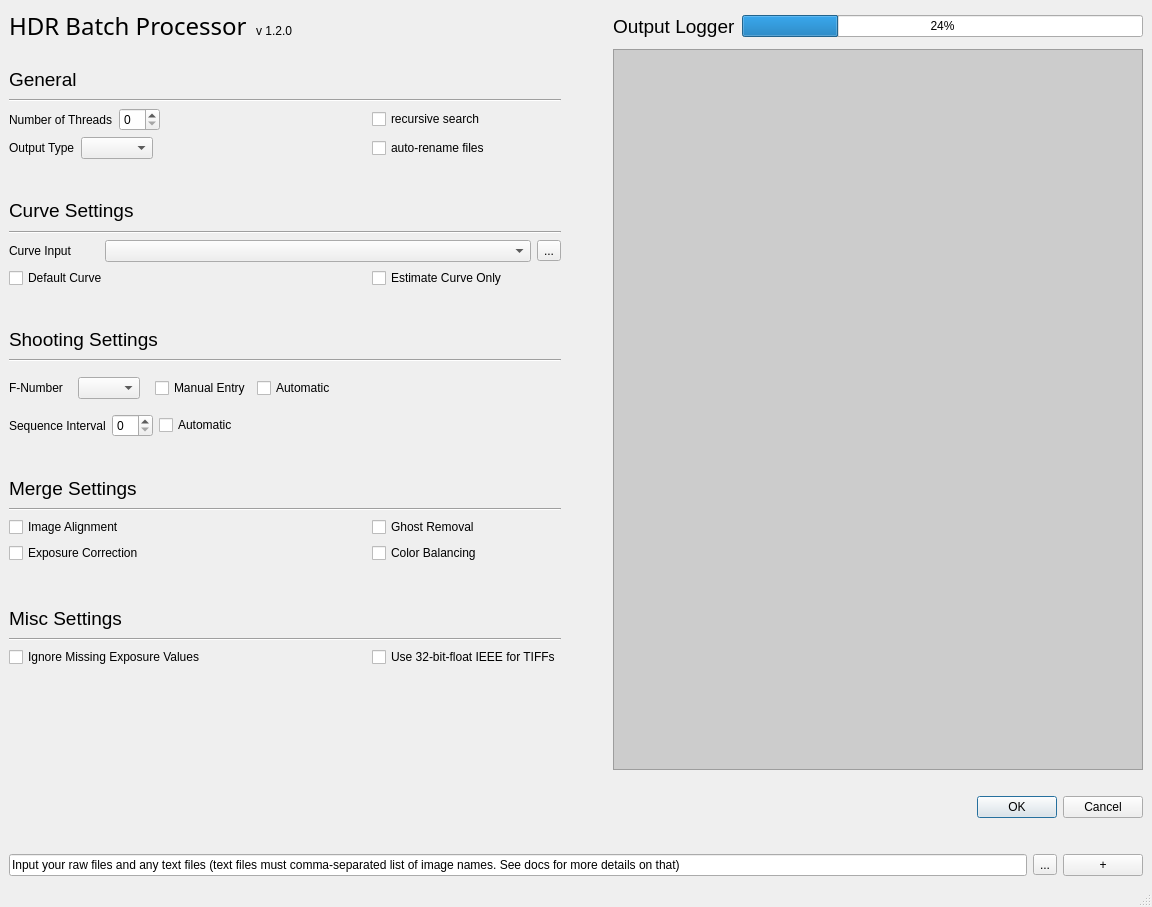
<?xml version="1.0" encoding="UTF-8"?>
<ui version="4.0">
 <class>MainWindow</class>
 <widget class="QMainWindow" name="MainWindow">
  <property name="geometry">
   <rect>
    <x>0</x>
    <y>0</y>
    <width>1152</width>
    <height>907</height>
   </rect>
  </property>
  <property name="windowTitle">
   <string>MainWindow</string>
  </property>
  <widget class="QWidget" name="centralwidget">
   <layout class="QGridLayout" name="gridLayout_4">
    <item row="0" column="0">
     <layout class="QGridLayout" name="gridLayout">
      <item row="31" column="0" colspan="5">
       <layout class="QHBoxLayout" name="addFolderLine_hl">
        <item>
         <widget class="QLineEdit" name="addFolderLine_le">
          <property name="text">
           <string>Input your raw files and any text files (text files must comma-separated list of image names. See docs for more details on that)</string>
          </property>
         </widget>
        </item>
        <item>
         <widget class="QToolButton" name="addFolderLine_tb">
          <property name="text">
           <string>...</string>
          </property>
         </widget>
        </item>
        <item>
         <widget class="QPushButton" name="addFolderLine_pb">
          <property name="sizePolicy">
           <sizepolicy hsizetype="Fixed" vsizetype="Fixed">
            <horstretch>0</horstretch>
            <verstretch>0</verstretch>
           </sizepolicy>
          </property>
          <property name="maximumSize">
           <size>
            <width>80</width>
            <height>16777215</height>
           </size>
          </property>
          <property name="text">
           <string>+</string>
          </property>
         </widget>
        </item>
       </layout>
      </item>
      <item row="20" column="1">
       <widget class="QCheckBox" name="colorBalancing_cb">
        <property name="text">
         <string>Color Balancing</string>
        </property>
       </widget>
      </item>
      <item row="0" column="0">
       <layout class="QHBoxLayout" name="title_hl">
        <item>
         <widget class="QLabel" name="title_l">
          <property name="maximumSize">
           <size>
            <width>16777215</width>
            <height>40</height>
           </size>
          </property>
          <property name="font">
           <font>
            <family>Droid Serif</family>
            <pointsize>18</pointsize>
           </font>
          </property>
          <property name="text">
           <string>HDR Batch Processor</string>
          </property>
          <property name="alignment">
           <set>Qt::AlignBottom|Qt::AlignLeading|Qt::AlignLeft</set>
          </property>
         </widget>
        </item>
        <item>
         <widget class="QLabel" name="version_l">
          <property name="maximumSize">
           <size>
            <width>16777215</width>
            <height>40</height>
           </size>
          </property>
          <property name="styleSheet">
           <string notr="true">margin-bottom: 2px;</string>
          </property>
          <property name="text">
           <string>v 1.2.0</string>
          </property>
          <property name="alignment">
           <set>Qt::AlignBottom|Qt::AlignLeading|Qt::AlignLeft</set>
          </property>
         </widget>
        </item>
       </layout>
      </item>
      <item row="17" column="0">
       <widget class="QLabel" name="mergeSettings_l">
        <property name="font">
         <font>
          <pointsize>14</pointsize>
         </font>
        </property>
        <property name="text">
         <string>Merge Settings</string>
        </property>
       </widget>
      </item>
      <item row="9" column="0" colspan="2">
       <layout class="QHBoxLayout" name="curveInput_hl">
        <item>
         <widget class="QLabel" name="curveInput_l">
          <property name="maximumSize">
           <size>
            <width>90</width>
            <height>16777215</height>
           </size>
          </property>
          <property name="text">
           <string>Curve Input</string>
          </property>
         </widget>
        </item>
        <item>
         <widget class="QComboBox" name="curveInput_cb"/>
        </item>
        <item>
         <widget class="QToolButton" name="curveInput_tb">
          <property name="text">
           <string>...</string>
          </property>
         </widget>
        </item>
       </layout>
      </item>
      <item row="2" column="0">
       <widget class="QLabel" name="generalSettings_l">
        <property name="font">
         <font>
          <pointsize>14</pointsize>
         </font>
        </property>
        <property name="text">
         <string>General</string>
        </property>
       </widget>
      </item>
      <item row="0" column="2">
       <spacer name="horizontalSpacer_5">
        <property name="orientation">
         <enum>Qt::Horizontal</enum>
        </property>
        <property name="sizeType">
         <enum>QSizePolicy::Fixed</enum>
        </property>
        <property name="sizeHint" stdset="0">
         <size>
          <width>40</width>
          <height>20</height>
         </size>
        </property>
       </spacer>
      </item>
      <item row="8" column="0" colspan="2">
       <widget class="Line" name="line_3">
        <property name="orientation">
         <enum>Qt::Horizontal</enum>
        </property>
       </widget>
      </item>
      <item row="11" column="0">
       <spacer name="verticalSpacer_2">
        <property name="orientation">
         <enum>Qt::Vertical</enum>
        </property>
        <property name="sizeType">
         <enum>QSizePolicy::Fixed</enum>
        </property>
        <property name="sizeHint" stdset="0">
         <size>
          <width>20</width>
          <height>25</height>
         </size>
        </property>
       </spacer>
      </item>
      <item row="30" column="0" colspan="5">
       <spacer name="placeholderVerticalSpacer_delete_vs">
        <property name="orientation">
         <enum>Qt::Vertical</enum>
        </property>
        <property name="sizeType">
         <enum>QSizePolicy::Fixed</enum>
        </property>
        <property name="sizeHint" stdset="0">
         <size>
          <width>21</width>
          <height>30</height>
         </size>
        </property>
       </spacer>
      </item>
      <item row="23" column="0" colspan="2">
       <widget class="Line" name="line_5">
        <property name="orientation">
         <enum>Qt::Horizontal</enum>
        </property>
       </widget>
      </item>
      <item row="19" column="1">
       <widget class="QCheckBox" name="ghostRemoval_cb">
        <property name="text">
         <string>Ghost Removal</string>
        </property>
       </widget>
      </item>
      <item row="18" column="0" colspan="2">
       <widget class="Line" name="line_6">
        <property name="orientation">
         <enum>Qt::Horizontal</enum>
        </property>
       </widget>
      </item>
      <item row="1" column="0">
       <spacer name="verticalSpacer_6">
        <property name="orientation">
         <enum>Qt::Vertical</enum>
        </property>
        <property name="sizeType">
         <enum>QSizePolicy::Fixed</enum>
        </property>
        <property name="sizeHint" stdset="0">
         <size>
          <width>20</width>
          <height>10</height>
         </size>
        </property>
       </spacer>
      </item>
      <item row="5" column="0">
       <layout class="QHBoxLayout" name="outputType_hl">
        <item>
         <widget class="QLabel" name="outputType_l">
          <property name="text">
           <string>Output Type</string>
          </property>
         </widget>
        </item>
        <item>
         <widget class="QComboBox" name="outputType_cb"/>
        </item>
        <item>
         <spacer name="horizontalSpacer">
          <property name="orientation">
           <enum>Qt::Horizontal</enum>
          </property>
          <property name="sizeHint" stdset="0">
           <size>
            <width>40</width>
            <height>20</height>
           </size>
          </property>
         </spacer>
        </item>
       </layout>
      </item>
      <item row="4" column="0">
       <layout class="QHBoxLayout" name="threads_hl">
        <item>
         <widget class="QLabel" name="threads_l">
          <property name="text">
           <string>Number of Threads</string>
          </property>
         </widget>
        </item>
        <item>
         <widget class="QSpinBox" name="threads_sb">
          <property name="sizePolicy">
           <sizepolicy hsizetype="Fixed" vsizetype="Fixed">
            <horstretch>0</horstretch>
            <verstretch>0</verstretch>
           </sizepolicy>
          </property>
          <property name="maximumSize">
           <size>
            <width>50</width>
            <height>16777215</height>
           </size>
          </property>
         </widget>
        </item>
        <item>
         <spacer name="horizontalSpacer_2">
          <property name="orientation">
           <enum>Qt::Horizontal</enum>
          </property>
          <property name="sizeHint" stdset="0">
           <size>
            <width>40</width>
            <height>20</height>
           </size>
          </property>
         </spacer>
        </item>
       </layout>
      </item>
      <item row="15" column="0" colspan="2">
       <layout class="QHBoxLayout" name="seqInterval_hl">
        <item>
         <widget class="QLabel" name="seqInterval_l">
          <property name="text">
           <string>Sequence Interval</string>
          </property>
         </widget>
        </item>
        <item>
         <widget class="QSpinBox" name="seqInterval_sb">
          <property name="maximumSize">
           <size>
            <width>60</width>
            <height>16777215</height>
           </size>
          </property>
          <property name="value">
           <number>0</number>
          </property>
         </widget>
        </item>
        <item>
         <widget class="QCheckBox" name="automaticSeq_cb">
          <property name="text">
           <string>Automatic</string>
          </property>
         </widget>
        </item>
        <item>
         <spacer name="horizontalSpacer_4">
          <property name="orientation">
           <enum>Qt::Horizontal</enum>
          </property>
          <property name="sizeHint" stdset="0">
           <size>
            <width>40</width>
            <height>20</height>
           </size>
          </property>
         </spacer>
        </item>
       </layout>
      </item>
      <item row="16" column="0">
       <spacer name="verticalSpacer_3">
        <property name="orientation">
         <enum>Qt::Vertical</enum>
        </property>
        <property name="sizeType">
         <enum>QSizePolicy::Fixed</enum>
        </property>
        <property name="sizeHint" stdset="0">
         <size>
          <width>20</width>
          <height>25</height>
         </size>
        </property>
       </spacer>
      </item>
      <item row="0" column="3">
       <widget class="QLabel" name="outputLogger_l">
        <property name="font">
         <font>
          <pointsize>14</pointsize>
         </font>
        </property>
        <property name="text">
         <string>Output Logger</string>
        </property>
       </widget>
      </item>
      <item row="0" column="4">
       <widget class="QProgressBar" name="outputLogger_pb">
        <property name="value">
         <number>24</number>
        </property>
       </widget>
      </item>
      <item row="6" column="0">
       <spacer name="verticalSpacer">
        <property name="orientation">
         <enum>Qt::Vertical</enum>
        </property>
        <property name="sizeType">
         <enum>QSizePolicy::Fixed</enum>
        </property>
        <property name="sizeHint" stdset="0">
         <size>
          <width>20</width>
          <height>25</height>
         </size>
        </property>
       </spacer>
      </item>
      <item row="12" column="0">
       <widget class="QLabel" name="shottingSettings_l">
        <property name="font">
         <font>
          <pointsize>14</pointsize>
         </font>
        </property>
        <property name="text">
         <string>Shooting Settings</string>
        </property>
       </widget>
      </item>
      <item row="28" column="4">
       <spacer name="verticalSpacer_7">
        <property name="orientation">
         <enum>Qt::Vertical</enum>
        </property>
        <property name="sizeType">
         <enum>QSizePolicy::Fixed</enum>
        </property>
        <property name="sizeHint" stdset="0">
         <size>
          <width>20</width>
          <height>20</height>
         </size>
        </property>
       </spacer>
      </item>
      <item row="7" column="0">
       <widget class="QLabel" name="curveSettings_l">
        <property name="font">
         <font>
          <pointsize>14</pointsize>
         </font>
        </property>
        <property name="text">
         <string>Curve Settings</string>
        </property>
       </widget>
      </item>
      <item row="22" column="0">
       <widget class="QLabel" name="miscSettings_l">
        <property name="font">
         <font>
          <pointsize>14</pointsize>
         </font>
        </property>
        <property name="text">
         <string>Misc Settings</string>
        </property>
       </widget>
      </item>
      <item row="20" column="0">
       <widget class="QCheckBox" name="exposureCorrection_cb">
        <property name="text">
         <string>Exposure Correction</string>
        </property>
       </widget>
      </item>
      <item row="24" column="1">
       <widget class="QCheckBox" name="use32bitIEE_cb">
        <property name="text">
         <string>Use 32-bit-float IEEE for TIFFs</string>
        </property>
        <property name="checked">
         <bool>false</bool>
        </property>
       </widget>
      </item>
      <item row="13" column="0" colspan="2">
       <widget class="Line" name="line_4">
        <property name="orientation">
         <enum>Qt::Horizontal</enum>
        </property>
       </widget>
      </item>
      <item row="10" column="1">
       <widget class="QCheckBox" name="estimateCurve_cb">
        <property name="text">
         <string>Estimate Curve Only</string>
        </property>
       </widget>
      </item>
      <item row="3" column="0" colspan="2">
       <widget class="Line" name="line_2">
        <property name="orientation">
         <enum>Qt::Horizontal</enum>
        </property>
       </widget>
      </item>
      <item row="19" column="0">
       <widget class="QCheckBox" name="imageAlignment_cb">
        <property name="text">
         <string>Image Alignment</string>
        </property>
       </widget>
      </item>
      <item row="5" column="1">
       <widget class="QCheckBox" name="autoRenameFiles_cb">
        <property name="text">
         <string>auto-rename files</string>
        </property>
       </widget>
      </item>
      <item row="10" column="0">
       <widget class="QCheckBox" name="defaultCurve_cb">
        <property name="text">
         <string>Default Curve</string>
        </property>
       </widget>
      </item>
      <item row="1" column="3" rowspan="27" colspan="2">
       <widget class="QTextEdit" name="outputLogger_te">
        <property name="minimumSize">
         <size>
          <width>530</width>
          <height>0</height>
         </size>
        </property>
        <property name="styleSheet">
         <string notr="true">background-color: #cccccc;</string>
        </property>
        <property name="html">
         <string>&lt;!DOCTYPE HTML PUBLIC &quot;-//W3C//DTD HTML 4.0//EN&quot; &quot;http://www.w3.org/TR/REC-html40/strict.dtd&quot;&gt;
&lt;html&gt;&lt;head&gt;&lt;meta name=&quot;qrichtext&quot; content=&quot;1&quot; /&gt;&lt;style type=&quot;text/css&quot;&gt;
p, li { white-space: pre-wrap; }
&lt;/style&gt;&lt;/head&gt;&lt;body style=&quot; font-family:'Ubuntu'; font-size:11pt; font-weight:400; font-style:normal;&quot;&gt;
&lt;p style=&quot;-qt-paragraph-type:empty; margin-top:0px; margin-bottom:0px; margin-left:0px; margin-right:0px; -qt-block-indent:0; text-indent:0px;&quot;&gt;&lt;br /&gt;&lt;/p&gt;&lt;/body&gt;&lt;/html&gt;</string>
        </property>
       </widget>
      </item>
      <item row="21" column="0">
       <spacer name="verticalSpacer_5">
        <property name="orientation">
         <enum>Qt::Vertical</enum>
        </property>
        <property name="sizeType">
         <enum>QSizePolicy::Fixed</enum>
        </property>
        <property name="sizeHint" stdset="0">
         <size>
          <width>20</width>
          <height>25</height>
         </size>
        </property>
       </spacer>
      </item>
      <item row="24" column="0">
       <widget class="QCheckBox" name="ignoreMissingExposures_cb">
        <property name="text">
         <string>Ignore Missing Exposure Values</string>
        </property>
       </widget>
      </item>
      <item row="4" column="1">
       <widget class="QCheckBox" name="recursiveSearch_cb">
        <property name="text">
         <string>recursive search</string>
        </property>
       </widget>
      </item>
      <item row="14" column="0" colspan="2">
       <layout class="QHBoxLayout" name="fnum_hl">
        <item>
         <widget class="QLabel" name="fnum_l">
          <property name="text">
           <string>F-Number</string>
          </property>
         </widget>
        </item>
        <item>
         <widget class="QStackedWidget" name="fnum_sw">
          <property name="sizePolicy">
           <sizepolicy hsizetype="Preferred" vsizetype="Fixed">
            <horstretch>0</horstretch>
            <verstretch>0</verstretch>
           </sizepolicy>
          </property>
          <property name="maximumSize">
           <size>
            <width>80</width>
            <height>16777215</height>
           </size>
          </property>
          <property name="currentIndex">
           <number>0</number>
          </property>
          <widget class="QWidget" name="fnum_cb_p">
           <layout class="QGridLayout" name="gridLayout_3">
            <item row="0" column="0">
             <widget class="QComboBox" name="fnum_cb">
              <property name="sizePolicy">
               <sizepolicy hsizetype="Fixed" vsizetype="Fixed">
                <horstretch>0</horstretch>
                <verstretch>0</verstretch>
               </sizepolicy>
              </property>
              <property name="maximumSize">
               <size>
                <width>16777215</width>
                <height>16777215</height>
               </size>
              </property>
             </widget>
            </item>
           </layout>
          </widget>
          <widget class="QWidget" name="fnum_le_p">
           <layout class="QGridLayout" name="gridLayout_2">
            <item row="0" column="0">
             <widget class="QLineEdit" name="fnum_le"/>
            </item>
           </layout>
          </widget>
         </widget>
        </item>
        <item>
         <widget class="QCheckBox" name="manual_fnum_cb">
          <property name="text">
           <string>Manual Entry</string>
          </property>
         </widget>
        </item>
        <item>
         <widget class="QCheckBox" name="fnumAutomatic_cb">
          <property name="text">
           <string>Automatic</string>
          </property>
          <property name="checked">
           <bool>false</bool>
          </property>
         </widget>
        </item>
        <item>
         <spacer name="horizontalSpacer_3">
          <property name="orientation">
           <enum>Qt::Horizontal</enum>
          </property>
          <property name="sizeHint" stdset="0">
           <size>
            <width>40</width>
            <height>20</height>
           </size>
          </property>
         </spacer>
        </item>
       </layout>
      </item>
      <item row="29" column="4">
       <widget class="QDialogButtonBox" name="okCancel_bb">
        <property name="standardButtons">
         <set>QDialogButtonBox::Cancel|QDialogButtonBox::Ok</set>
        </property>
       </widget>
      </item>
     </layout>
    </item>
   </layout>
  </widget>
  <widget class="QMenuBar" name="menubar">
   <property name="geometry">
    <rect>
     <x>0</x>
     <y>0</y>
     <width>1152</width>
     <height>25</height>
    </rect>
   </property>
  </widget>
  <widget class="QStatusBar" name="statusbar"/>
 </widget>
 <resources/>
 <connections/>
</ui>
